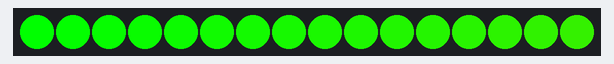
Bench run of a sketch on a simulated ESP8266 (NodeMCU). Shown: 16 RGB LEDs in strip order, left to right. Dim RGB values are drawn brighter than linear.

Above: at 0.15 s.
At 5.01 s:
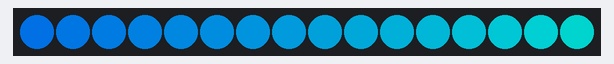
At 9.93 s:
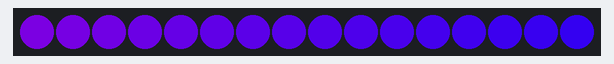
At 19.75 s:
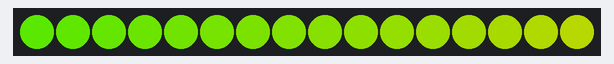
At 29.58 s:
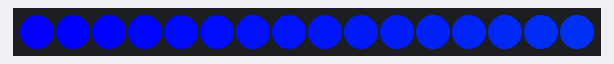
At 39.72 s:
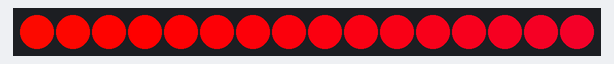

The sketch:

HueWheel.ino
```cpp
#include "neopixel.h"
#include <math.h>

// IMPORTANT: Set pixel COUNT, PIN and TYPE
#define PIXEL_PIN D0
#define PIXEL_COUNT 16
#define PIXEL_TYPE WS2812

int pixel_position = 0;

Adafruit_NeoPixel strip = Adafruit_NeoPixel(PIXEL_COUNT, PIXEL_PIN, PIXEL_TYPE);

void setup(){

  Serial.begin( 9600 );

  strip.begin();
  strip.show(); // Initialize all pixels to 'off'
}

void loop(){
  uint16_t i, j;

  for(j=0; j<256; j++) {
    for(i=0; i<strip.numPixels(); i++) {
      strip.setPixelColor(i, Wheel((i+j) & 255));
    }
    strip.show();
    delay(10);
  }

  delay( 50 );

}

// Input a value 0 to 255 to get a color value.
// The colours are a transition r - g - b - back to r.
uint32_t Wheel(byte WheelPos) {
  if(WheelPos < 85) {
   return strip.Color(WheelPos * 3, 255 - WheelPos * 3, 0);
  } else if(WheelPos < 170) {
   WheelPos -= 85;
   return strip.Color(255 - WheelPos * 3, 0, WheelPos * 3);
  } else {
   WheelPos -= 170;
   return strip.Color(0, WheelPos * 3, 255 - WheelPos * 3);
  }
}
```
